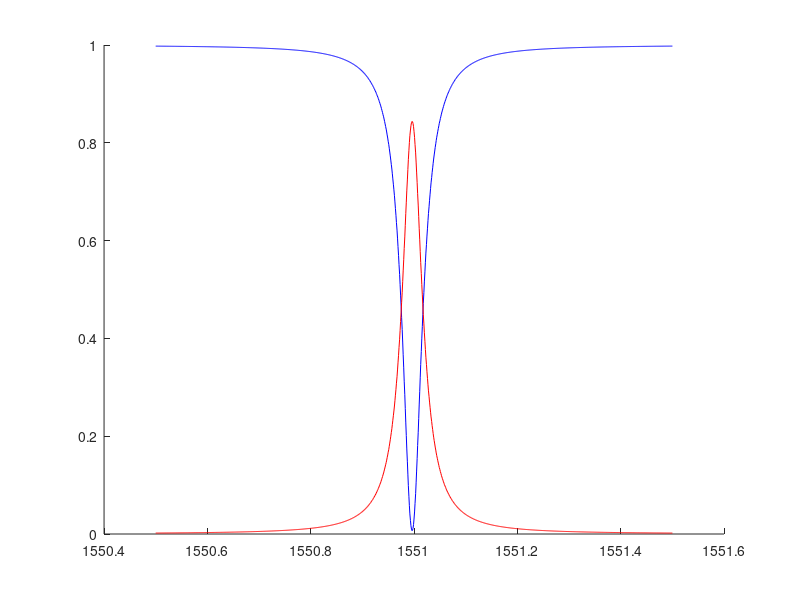

Reproduce this figure in MATLAB.
% This code uses a matrix representation to simulate the transfer function
% of an add-drop ring resonator; note that optical power can be launched 
% into both the input and add ports simultaneously.
% Author: JJ Hu @ MIT

clear all;
ii = 1;

lambda_step = 0.001;   % Wavelength step in nm
lambda = 1550.5:lambda_step:1551.5;  % Wavelength range in nm

% Launched wave complex amplitudes (wavelength independent)
s_i = 1;    % Input port
s_a = 0;    % Add port

for lamda = lambda; % wavelength in nm

% Basic ring parameters
L_ring = 100*pi;    % Total length of the ring in um
loss_ring = 1;  % Equivalent waveguide loss in the ring in dB/cm
n_eff = 2.35;    % Effective index of waveguide

% Coupler parameters
k1 = 0.2;    % Amplitude coupling coefficient of the ring coupler #1
t1 = sqrt(1-(abs(k1)).^2);  % Note that a real value is taken
k2 = 0.2;    % Amplitude coupling coefficient of the ring coupler #2
t2 = sqrt(1-(abs(k2)).^2);
L1 = 50*pi;    % Length of ring section 1 between the two couplers in um
L2 = L_ring - L1;   % Length of ring section 2 between the two couplers in um
alpha1 = sqrt(10.^(-loss_ring/1E5*L1));   % amplitude loss coefficient in the ring section 1
alpha2 = sqrt(10.^(-loss_ring/1E5*L2));   % amplitude loss coefficient in the ring section 2
psi1 = L1.*n_eff./(lamda/1000)*2*pi;    % Phase delay in the ring section L1
phi1 = exp(-i*psi1) * alpha1;
psi2 = L2.*n_eff./(lamda/1000)*2*pi;    % Phase delay in the ring section L2
phi2 = exp(-i*psi2) * alpha2;

A = [t1         -1          0           0           0           0;
    conj(k1)    0           0           0           1           0;
    0           0           t2          -1          0           0;
    0           0           conj(k2)    0           0           1;
    0           phi2        -1          0           0           0;
    -1          0           0           phi1        0           0];

B = [-k1*s_i;   conj(t1)*s_i;   -k2*s_a;   conj(t2)*s_a;    0;  0];

a = inv(A)*B;

s_t(ii) = a(5); % Through port complex amplitude
s_d(ii) = a(6); % Drop port complex amplitude
ii = ii + 1;

end

hold on
plot(lambda, abs(s_t).^2, 'b')
plot(lambda, abs(s_d).^2, 'r')
DataOutput = transpose([lambda; abs(s_t).^2; abs(s_d).^2]);
save(['Add-Drop.txt'],'DataOutput','-ascii');